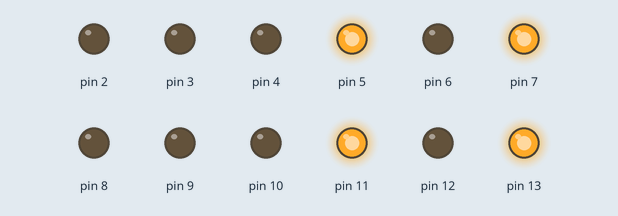
This sketch was run on a simulated Arduino Uno, built with avr-gcc and run on an emulated ATmega328P. Shown: output pins drawn as LEDs (lit = HIGH).

Above: at 0.2 s.
At 1.7 s:
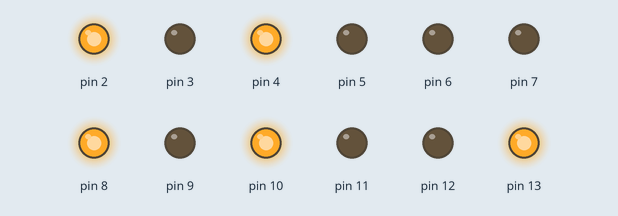
Timing chart, 0 to 3.0 s (numbered marks = the images above):
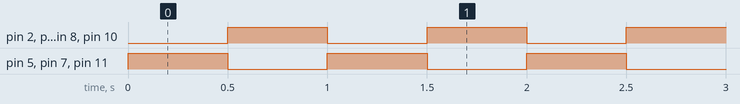

The sketch:

RGB.ino
```cpp
void setup() {

  pinMode(13 , OUTPUT);
  pinMode(2 , OUTPUT);
  pinMode(3 , OUTPUT);
  pinMode(4 , OUTPUT);
  pinMode(5 , OUTPUT);
  pinMode(6 , OUTPUT);
  pinMode(7 , OUTPUT);
  pinMode(8 , OUTPUT);
  pinMode(9 , OUTPUT);
  pinMode(10 , OUTPUT);
  pinMode(11, OUTPUT);
  pinMode(12, OUTPUT);
  digitalWrite(13,1);
  digitalWrite(2,1);
  digitalWrite(3,1);
  digitalWrite(4,1);
  digitalWrite(5,1);
  digitalWrite(6,1);
  digitalWrite(7,1);
  digitalWrite(8,1);
  digitalWrite(9,1);
  digitalWrite(10,1);
  digitalWrite(11,1);
  digitalWrite(12,1);

  Serial.begin(9600);

}

void loop(){

    digitalWrite(13 , 128);
    digitalWrite(2 , 0);
    digitalWrite(3 , 0);
    digitalWrite(4 , 0);
    digitalWrite(5 , 128);
    digitalWrite(6 , 0);
    digitalWrite(7 , 128);
    digitalWrite(8 , 0);
    digitalWrite(9 , 0);
    digitalWrite(10 , 0);
    digitalWrite(11 , 128);
    digitalWrite(12 , 0);

    delay(500);

    digitalWrite(1 , 0);
    digitalWrite(2 , 128);
    digitalWrite(3 , 0);

    digitalWrite(4 , 128);
    digitalWrite(5 , 0);
    digitalWrite(6 , 0);

    digitalWrite(7 , 0);
    digitalWrite(8 , 128);
    digitalWrite(9 , 0);

    digitalWrite(10 ,128);
    digitalWrite(11 , 0);
    digitalWrite(12 , 0);


    delay(500);


}
```

Measured:
- by itself, pin 2, pin 4, pin 5, pin 7, pin 8, pin 10, pin 11: alternates HIGH for 0.50 s and LOW for 0.50 s
